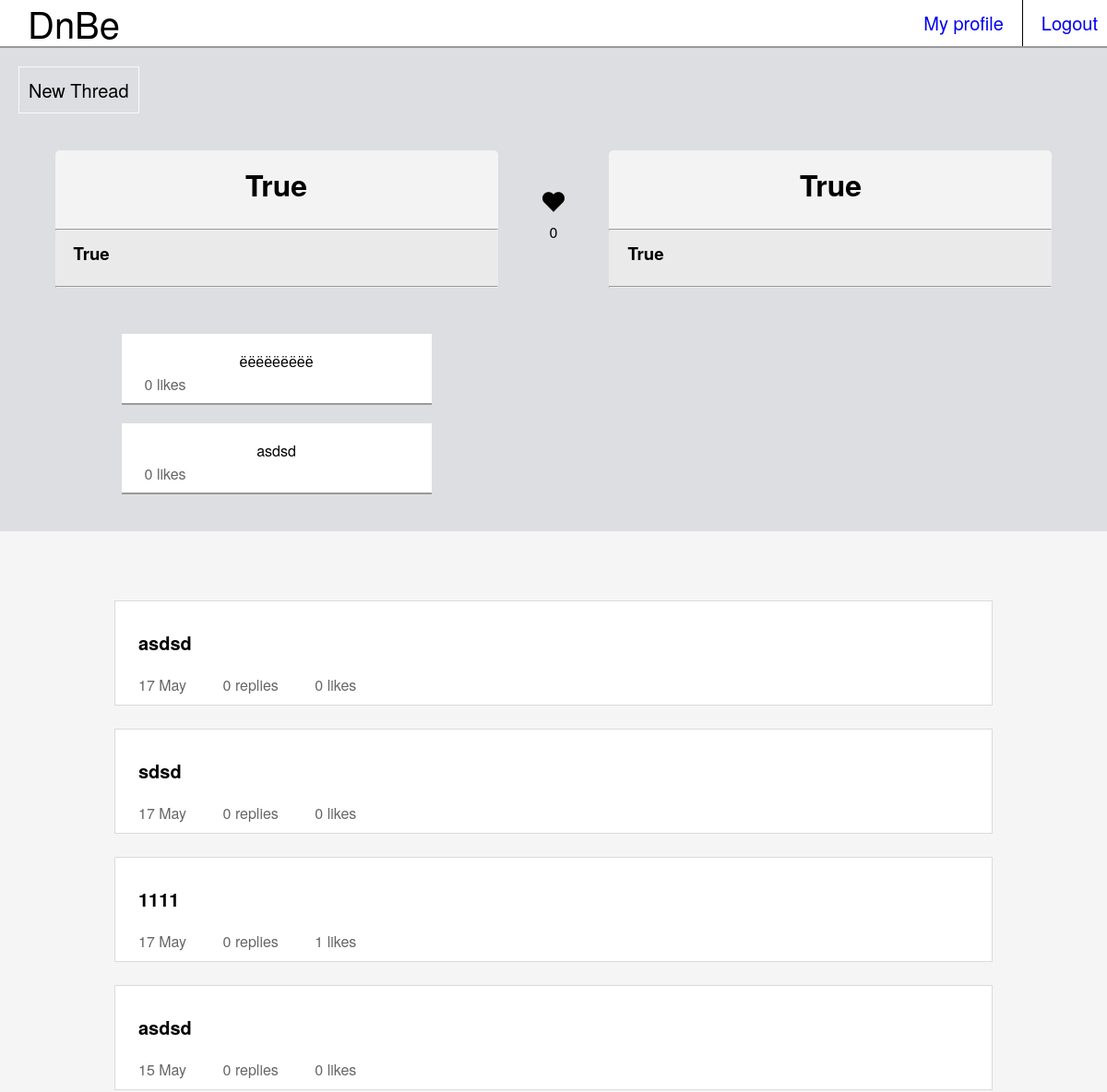
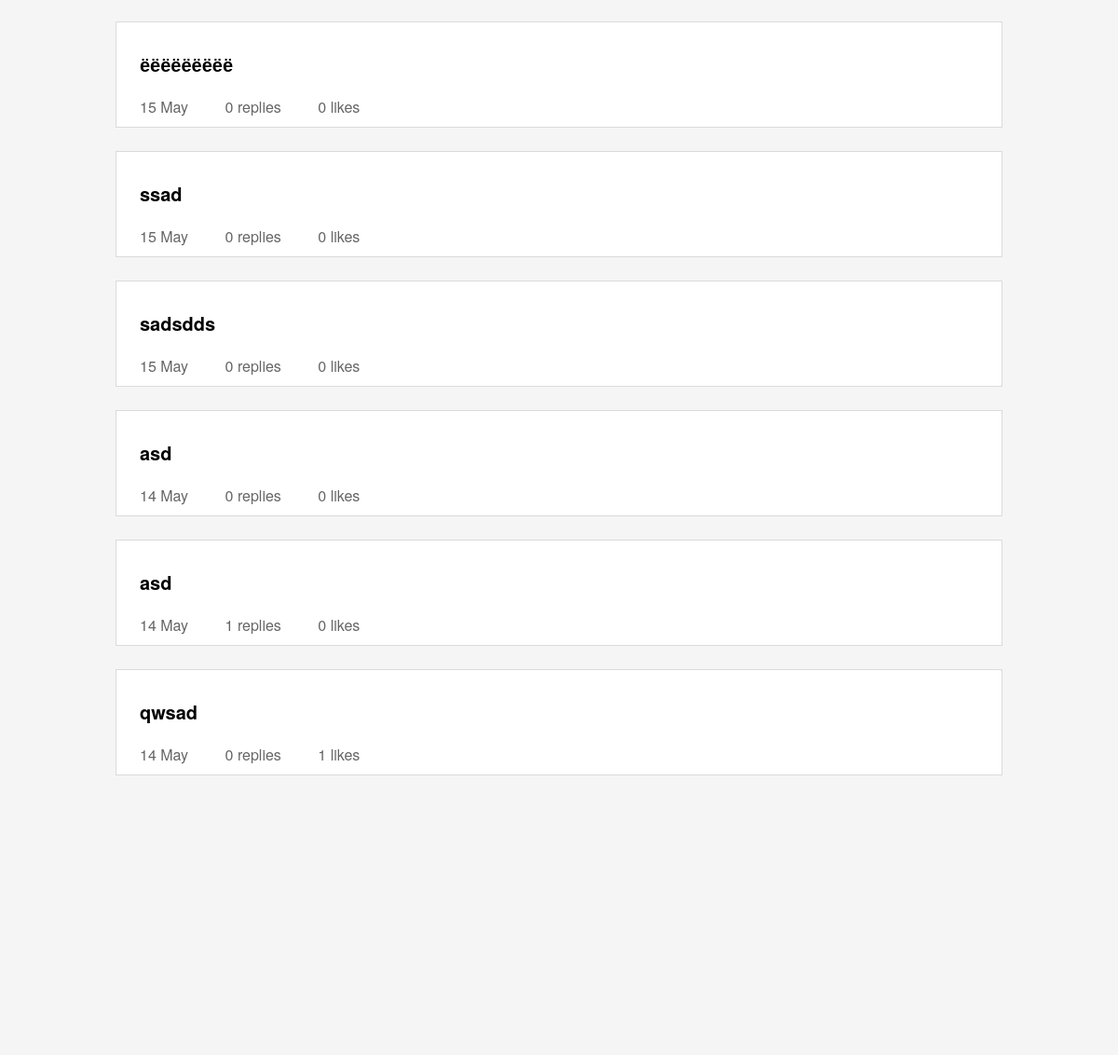
The app's page /h/1/ (signed in) with its own data (2 pictures, top to bottom).
### holywars/models.py (models this page shows, shortened)
class Holywar(models.Model):
    holywar_object_1 = models.CharField(max_length=20, default='True')
    holywar_description_1 = models.CharField(max_length=100, default='True')
    holywar_object_2 = models.CharField(max_length=20, default='True')
    holywar_description_2 = models.CharField(max_length=100, default='True')
    user = models.ForeignKey(User, blank=True, null=True)
    holywar_likes = models.IntegerField(default=0)
    threads = models.IntegerField(default=0)
    time_create = models.DateTimeField(auto_now_add=True, default='2000-10-10 10:10')

class Thread(models.Model):
    holywar = models.ForeignKey('Holywar')
    thread_likes = models.IntegerField(default=0)
    comments = models.IntegerField(default=0)
    description = models.CharField(max_length=200, default='True')
    name = models.CharField(max_length=100)
    user = models.ForeignKey(User, blank=True, null=True)
    argument_for = models.CharField(max_length=1, default='0')
    time_create = models.DateTimeField(auto_now_add=True)
    def time_ago_create(self):
        create_time = self.time_create.replace(microsecond=0)
        now_time = datetime.datetime.now().replace(microsecond=0)
        now_time = now_time.replace(tzinfo=None)
        ago_time = now_time - create_time
        hours, remainder = divmod(ago_time.seconds, 3600)
        minutes, seconds = divmod(remainder, 60)
        if ago_time.days >= 1:
            day = create_time.day
            month = create_time.strftime("%B")
            return "%s %s" % (day, month)
        elif hours > 0:
            hours = str(hours) + 'h ago'
            return hours
        else:
            minutes = str(minutes) + 'm ago'
            return minutes

### holywars/views.py (the view)
# urls.py: url(r'^h/(?P<pk>\d+)/$', views.HolywarDetail.as_view(), name='holywar_detail'),
class HolywarDetail(DetailView):
    model = Holywar
    template_name = 'holywars/holywar.html'
    def get_context_data(self, **kwargs):
        context = super(HolywarDetail, self).get_context_data(**kwargs)
        holywar_data = Holywar.objects.filter(id=self.kwargs['pk']).first()
        arguments_for_1 = Thread.objects.filter(holywar = holywar_data, argument_for = 1)
        arguments_for_1 = arguments_for_1.all().order_by('-thread_likes')[:5]
        arguments_for_2 = Thread.objects.filter(holywar = holywar_data, argument_for = 2)
        arguments_for_2 = arguments_for_2.all().order_by('-thread_likes')[:5]
        threads = Thread.objects.filter(holywar=holywar_data)
        threads = threads.order_by('-id')
        p = HolywarLike.objects.filter(holywar=holywar_data, user=self.request.user)
        if p:
            i_like = 1
        else:
            i_like = 0
        context["i_like"] = i_like
        context["holywar"] = holywar_data
        context["arguments_for_1"] = arguments_for_1
        context["arguments_for_2"] = arguments_for_2
        context["threads"] = threads
        return context
    def dispatch(self, request, *args, **kwargs):
        if not self.request.user.is_authenticated():
            return HttpResponseRedirect('/')
        else:
            return super(HolywarDetail, self).dispatch(request, *args, **kwargs)

### templates/holywars/holywar.html (shortened to what this page needs)
<!DOCTYPE html>
    <head>
    {% load staticfiles %}
    <link rel="stylesheet" type="text/css" href="{% static 'style.css' %}" />
    </head>
    <body>
        <div class="header">
            <a href="/" class="header_title"> DnBe </a>
            <a href="/accounts/logout/" class="header_my_profile"> Logout </a>
            <a href="/my_profile" class="header_my_profile" style="  border-right: 1px solid black;padding-right: 20px;">    My profile
            </a>
        </div>
        <a href="new_thread" class="header_new_holywar"> New Thread </a>
        <div class="holywar_name">
                    <div class="holywar_object" id="holywar_object-1">
                    <div class="object_header">
                        <div class="thread" style="border-top-left-radius:5px;border-top-right-radius:5px;">
                            <h1 class="thread_name">
                                {{ holywar.holywar_object_1 }}
                            </h1>
                        </div>
                        <hr style="margin:0;" />
                        <h3 class="thread_description">
                            {{ holywar.holywar_description_1 }}
                        </h3>
                    </div>
                        <div class="arguments">
                            {% for argument_1 in arguments_for_1%}
                                <a href="{{argument_1.id}}" class="argument_grid">
                                    <p style="margin:0;margin-top: 10px;"> {{argument_1.name}} </p>
                                    <p class="thread_grid_footer" style="text-align:left;padding: 5px 10px 0px 25px;"> {{ argument_1.thread_likes }} likes</p>
                                </a>
                            {% endfor %}
                        </div>
                    </div>
                    <div style="margin: 60px 40px;display: inline-block;">
                        <img src="/static/img/like{{i_like}}.png" style="cursor:pointer;" id="holywar_like" />
                        <p style="margin:0;" id="holywar_like_n"> {{holywar.holywar_likes}} </p>
                    </div>
                    <div class="holywar_object" id="holywar_object-2">
                        <div class="object_header">
                            <div class="thread">
                                <h1 class="thread_name">
                                    {{ holywar.holywar_object_2 }}
                                </h1>
                            </div>
                            <hr style="margin:0;" />
                            <h3 class="thread_description">
                                {{ holywar.holywar_description_2 }}
                            </h3>
                        </div>
                    </div>
            </div>
        <div class="thread_grid_main" style="padding-bottom: 300px;">
            {% for thread in threads %}
                <a href="{{ thread.id }}" class="thread_grid">
                    <h2 class="thread_grid_name"> {{ thread.name }} </h2>
                    <p class="thread_grid_footer" style="text-align:left;display:inline-block;"> {{ thread.time_ago_create }} </p>
                    <p class="thread_grid_footer" style="text-align:left;display:inline-block;"> {{ thread.comments }} replies</p>
                    <p class="thread_grid_footer" style="text-align:left;display:inline-block;"> {{ thread.thread_likes }} likes</p>
                </a>
            {% endfor %}
        </div>
    </body>
</html>

### static/style.css (style rules this page uses)
body,html { margin: 0; padding: 0; background-color: rgb(221, 222, 225); font-family: "Helvetica Neue",Helvetica,Arial,sans-serif; }
a { text-decoration: none; }
.header { height: 50px; background-color: white; font-size: 20px; border-bottom: 2px solid #9a9a9a; }
.header_title { line-height: 50px; display: inline-block; font-size: 2em; padding: 0px 30px; color: black; }
.header_new_holywar { display: inline-block; margin: 1em 1em 1em 20px; font-size: 20px; color: black; border: 1px solid rgb(249, 249, 249); padding: 10px; }
.header_my_profile { display: inline-block; float: right; line-height: 50px; margin: 0 10px }
.holywar_name { width: 100%; text-align: center; padding-bottom: 30px; }
.holywar_object { text-align: center; width: 100%; display: inline-block; }
@media all and (min-width: 700px) { .holywar_object { width: 40%; margin-top: 20px; vertical-align: top; } }
.arguments { margin-top: 10px; }
.argument_grid { line-height: 20px; padding: 10px 0; border-bottom: 2px solid #9a9a9a; width: 70%; margin: 0 auto; display: block; text-align: center; background-color: white; margin-bottom: 10px; margin-top: 20px; color: black; }
@media all and (min-width: 700px) { .arguments { display: inline-block; width: 100%; vertical-align: top; } }
.thread_grid_main { width: 100%; padding-top: 50px; background-color: #f5f5f5; }
.thread_grid { max-width: 950px; margin-left: auto; margin-right: auto; display: block; background-color: white; border: 1px solid #e5e5e5; border: 1px solid rgb(219, 219, 219); margin-top: 25px; }
.thread_grid_name { font-size: 20px; padding-top: 30px; padding-left: 25px; margin: 0; color: black; }
.thread_grid_footer { opacity: 0.6; padding: 20px 10px 10px 25px; margin: 0; color: black; }
.thread { background-color: rgba(245,245,245,0.95); }
@media all and (min-width: 700px) { .thread { border-top-left-radius:5px; border-top-right-radius:5px; } }
.thread_name { padding-top: 20px; margin: 0 auto; width: 90%; text-align: center; line-height: 35px; padding-bottom: 30px; word-wrap: break-word; }
.thread_description { background-color: rgba(235,235,235,0.95); line-height: 30px; margin: 0; padding: 10px 10px 20px 20px; text-align: left; }

### records on screen
Holywar: holywar_object_1 "True", holywar_description_1 "True", holywar_likes "0", holywar_object_2 "True", holywar_description_2 "True"
Thread: name "ёёёёёёёёё", thread_likes "0", time_ago_create "15 May", comments "0"
Thread: name "asdsd", thread_likes "0", time_ago_create "15 May", comments "0"
Thread: name "asdsd", time_ago_create "17 May", comments "0", thread_likes "0"
Thread: name "sdsd", time_ago_create "17 May", comments "0", thread_likes "0"
Thread: name "1111", time_ago_create "17 May", comments "0", thread_likes "1"
Thread: name "ssad", time_ago_create "15 May", comments "0", thread_likes "0"
Thread: name "sadsdds", time_ago_create "15 May", comments "0", thread_likes "0"
Thread: name "asd", time_ago_create "14 May", comments "0", thread_likes "0"
Thread: name "asd", time_ago_create "14 May", comments "1", thread_likes "0"
Thread: name "qwsad", time_ago_create "14 May", comments "0", thread_likes "1"
